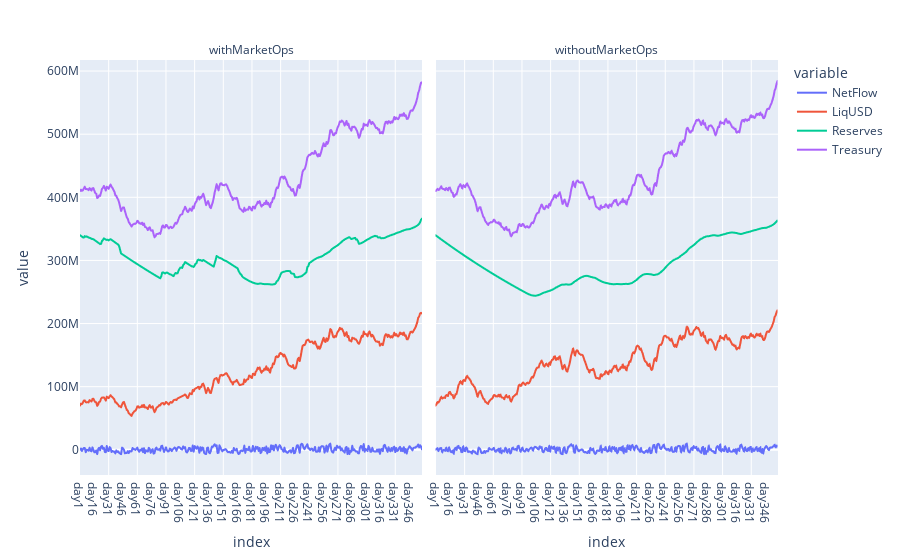
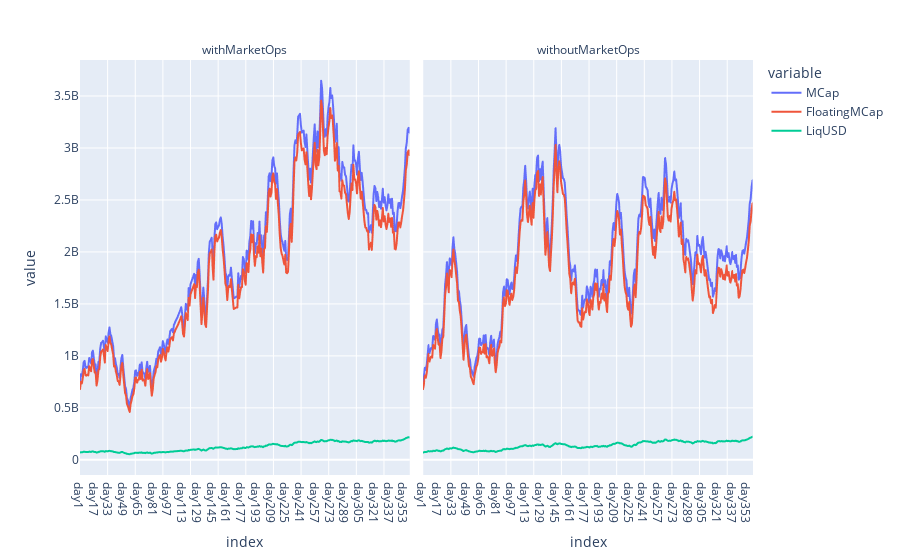
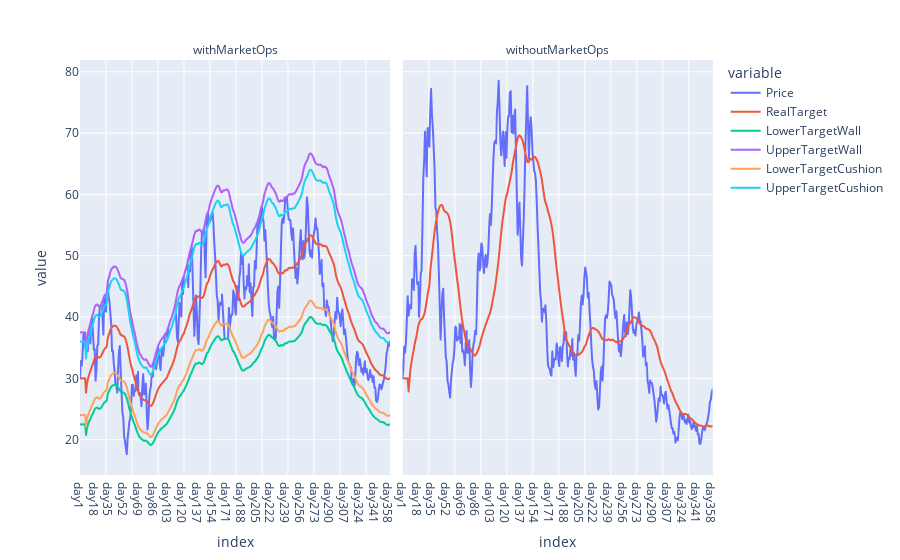
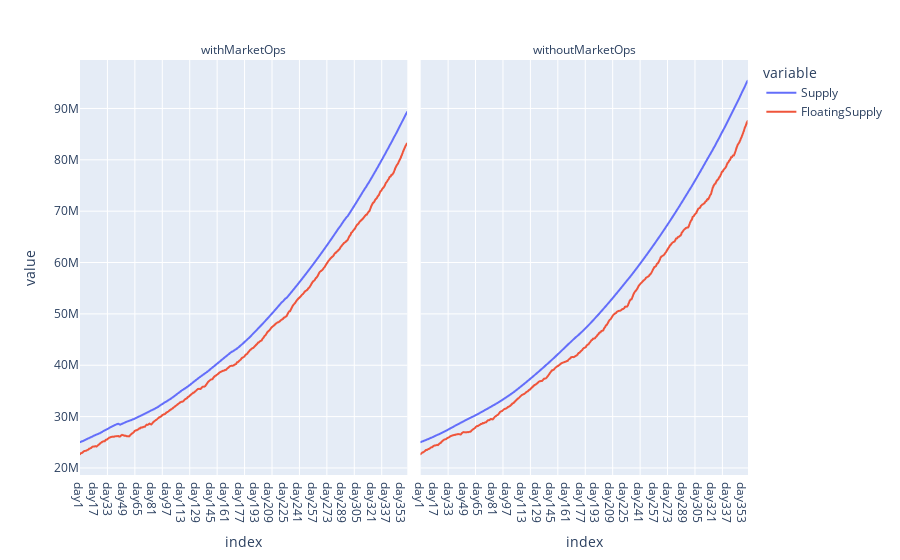

The code cell stored with these charts, in order, in its notebook:
### Code cell
# Plot multivariable charts - Comparison vs without market operations

fig = df[['NetFlow', 'LiqUSD', 'Reserves', 'Treasury', 'Type']].plot(facet_col='Type', facet_col_wrap=2)
fig.layout.update(xaxis=dict(showgrid=False), yaxis=dict(showgrid=True), xaxis2=dict(showgrid=False), yaxis2=dict(showgrid=True))
fig.for_each_annotation(lambda a: a.update(text=a.text.split("=")[-1]))
for i in range (params.short_cycle, params.horizon, params.short_cycle):
    fig.add_vline(x=i, line_width=1, line_color="white", layer='below')
fig.show()


fig1 = df[['MCap','FloatingMCap', 'LiqUSD', 'Type']].plot(facet_col='Type', facet_col_wrap=2)
fig1.layout.update(xaxis=dict(showgrid=False), yaxis=dict(showgrid=True), xaxis2=dict(showgrid=False), yaxis2=dict(showgrid=True))
fig1.for_each_annotation(lambda a: a.update(text=a.text.split("=")[-1]))
for i in range (params.short_cycle, params.horizon, params.short_cycle):
    fig1.add_vline(x=i, line_width=1, line_color="white", layer='below')
fig1.show()


fig2 = df[['Price','RealTarget', 'LowerTargetWall', 'UpperTargetWall', 'LowerTargetCushion', 'UpperTargetCushion', 'Type']].plot(facet_col='Type', facet_col_wrap=2)
fig2.layout.update(xaxis=dict(showgrid=False), yaxis=dict(showgrid=True), xaxis2=dict(showgrid=False), yaxis2=dict(showgrid=True))
fig2.for_each_annotation(lambda a: a.update(text=a.text.split("=")[-1]))
for i in range (params.short_cycle, params.horizon, params.short_cycle):
    fig2.add_vline(x=i, line_width=1, line_color="white", layer='below')
fig2.show()


fig3 = df[['Supply','FloatingSupply', 'Type']].plot(facet_col='Type', facet_col_wrap=2)
fig3.layout.update(xaxis=dict(showgrid=False), yaxis=dict(showgrid=True), xaxis2=dict(showgrid=False), yaxis2=dict(showgrid=True))
fig3.for_each_annotation(lambda a: a.update(text=a.text.split("=")[-1]))
for i in range (params.short_cycle, params.horizon, params.short_cycle):
    fig3.add_vline(x=i, line_width=1, line_color="white", layer='below')
fig3.show()


fig3b = df[['CumBurntOHM', 'CumPurchasedOHM', 'Type']].plot(facet_col='Type', facet_col_wrap=2)
fig3b.layout.update(xaxis=dict(showgrid=False), yaxis=dict(showgrid=True), xaxis2=dict(showgrid=False), yaxis2=dict(showgrid=True))
fig3b.for_each_annotation(lambda a: a.update(text=a.text.split("=")[-1]))
for i in range (params.short_cycle, params.horizon, params.short_cycle):
    fig3b.add_vline(x=i, line_width=1, line_color="white", layer='below')
fig3b.show()

### Figure 1 — Plotly figure (JSON) as saved in the notebook; plotly's stock layout.template omitted (floating-point values rounded to 4 significant figures; data arrays with more than 128 entries replaced by an {"elided": "..."} marker saying what was removed)
{"data": [{"hovertemplate": "variable=NetFlow<br>Type=withMarketOps<br>index=%{x}<br>value=%{y}<extra></extra>", "legendgroup": "NetFlow", "line": {"color": "#636efa", "dash": "solid"}, "marker": {"symbol": "circle"}, "mode": "lines", "name": "NetFlow", "showlegend": true, "type": "scattergl", "x": {"elided": "359 str values"}, "xaxis": "x", "y": {"elided": "359 float values"}, "yaxis": "y"}, {"hovertemplate": "variable=NetFlow<br>Type=withoutMarketOps<br>index=%{x}<br>value=%{y}<extra></extra>", "legendgroup": "NetFlow", "line": {"color": "#636efa", "dash": "solid"}, "marker": {"symbol": "circle"}, "mode": "lines", "name": "NetFlow", "showlegend": false, "type": "scattergl", "x": {"elided": "359 str values"}, "xaxis": "x2", "y": {"elided": "359 float values"}, "yaxis": "y2"}, {"hovertemplate": "variable=LiqUSD<br>Type=withMarketOps<br>index=%{x}<br>value=%{y}<extra></extra>", "legendgroup": "LiqUSD", "line": {"color": "#EF553B", "dash": "solid"}, "marker": {"symbol": "circle"}, "mode": "lines", "name": "LiqUSD", "showlegend": true, "type": "scattergl", "x": {"elided": "359 str values"}, "xaxis": "x", "y": {"elided": "359 float values"}, "yaxis": "y"}, {"hovertemplate": "variable=LiqUSD<br>Type=withoutMarketOps<br>index=%{x}<br>value=%{y}<extra></extra>", "legendgroup": "LiqUSD", "line": {"color": "#EF553B", "dash": "solid"}, "marker": {"symbol": "circle"}, "mode": "lines", "name": "LiqUSD", "showlegend": false, "type": "scattergl", "x": {"elided": "359 str values"}, "xaxis": "x2", "y": {"elided": "359 float values"}, "yaxis": "y2"}, {"hovertemplate": "variable=Reserves<br>Type=withMarketOps<br>index=%{x}<br>value=%{y}<extra></extra>", "legendgroup": "Reserves", "line": {"color": "#00cc96", "dash": "solid"}, "marker": {"symbol": "circle"}, "mode": "lines", "name": "Reserves", "showlegend": true, "type": "scattergl", "x": {"elided": "359 str values"}, "xaxis": "x", "y": {"elided": "359 float values"}, "yaxis": "y"}, {"hovertemplate": "variable=Reserves<br>Type=withoutMarketOps<br>index=%{x}<br>value=%{y}<extra></extra>", "legendgroup": "Reserves", "line": {"color": "#00cc96", "dash": "solid"}, "marker": {"symbol": "circle"}, "mode": "lines", "name": "Reserves", "showlegend": false, "type": "scattergl", "x": {"elided": "359 str values"}, "xaxis": "x2", "y": {"elided": "359 float values"}, "yaxis": "y2"}, {"hovertemplate": "variable=Treasury<br>Type=withMarketOps<br>index=%{x}<br>value=%{y}<extra></extra>", "legendgroup": "Treasury", "line": {"color": "#ab63fa", "dash": "solid"}, "marker": {"symbol": "circle"}, "mode": "lines", "name": "Treasury", "showlegend": true, "type": "scattergl", "x": {"elided": "359 str values"}, "xaxis": "x", "y": {"elided": "359 float values"}, "yaxis": "y"}, {"hovertemplate": "variable=Treasury<br>Type=withoutMarketOps<br>index=%{x}<br>value=%{y}<extra></extra>", "legendgroup": "Treasury", "line": {"color": "#ab63fa", "dash": "solid"}, "marker": {"symbol": "circle"}, "mode": "lines", "name": "Treasury", "showlegend": false, "type": "scattergl", "x": {"elided": "359 str values"}, "xaxis": "x2", "y": {"elided": "359 float values"}, "yaxis": "y2"}], "layout": {"annotations": [{"showarrow": false, "text": "withMarketOps", "x": 0.245, "xanchor": "center", "xref": "paper", "y": 1, "yanchor": "bottom", "yref": "paper"}, {"showarrow": false, "text": "withoutMarketOps", "x": 0.755, "xanchor": "center", "xref": "paper", "y": 1, "yanchor": "bottom", "yref": "paper"}], "legend": {"title": {"text": "variable"}, "tracegroupgap": 0}, "margin": {"t": 60}, "shapes": [{"layer": "below", "line": {"color": "white", "width": 1}, "type": "line", "x0": 30, "x1": 30, "xref": "x", "y0": 0, "y1": 1, "yref": "y domain"}, {"layer": "below", "line": {"color": "white", "width": 1}, "type": "line", "x0": 30, "x1": 30, "xref": "x2", "y0": 0, "y1": 1, "yref": "y2 domain"}, {"layer": "below", "line": {"color": "white", "width": 1}, "type": "line", "x0": 60, "x1": 60, "xref": "x", "y0": 0, "y1": 1, "yref": "y domain"}, {"layer": "below", "line": {"color": "white", "width": 1}, "type": "line", "x0": 60, "x1": 60, "xref": "x2", "y0": 0, "y1": 1, "yref": "y2 domain"}, {"layer": "below", "line": {"color": "white", "width": 1}, "type": "line", "x0": 90, "x1": 90, "xref": "x", "y0": 0, "y1": 1, "yref": "y domain"}, {"layer": "below", "line": {"color": "white", "width": 1}, "type": "line", "x0": 90, "x1": 90, "xref": "x2", "y0": 0, "y1": 1, "yref": "y2 domain"}, {"layer": "below", "line": {"color": "white", "width": 1}, "type": "line", "x0": 120, "x1": 120, "xref": "x", "y0": 0, "y1": 1, "yref": "y domain"}, {"layer": "below", "line": {"color": "white", "width": 1}, "type": "line", "x0": 120, "x1": 120, "xref": "x2", "y0": 0, "y1": 1, "yref": "y2 domain"}, {"layer": "below", "line": {"color": "white", "width": 1}, "type": "line", "x0": 150, "x1": 150, "xref": "x", "y0": 0, "y1": 1, "yref": "y domain"}, {"layer": "below", "line": {"color": "white", "width": 1}, "type": "line", "x0": 150, "x1": 150, "xref": "x2", "y0": 0, "y1": 1, "yref": "y2 domain"}, {"layer": "below", "line": {"color": "white", "width": 1}, "type": "line", "x0": 180, "x1": 180, "xref": "x", "y0": 0, "y1": 1, "yref": "y domain"}, {"layer": "below", "line": {"color": "white", "width": 1}, "type": "line", "x0": 180, "x1": 180, "xref": "x2", "y0": 0, "y1": 1, "yref": "y2 domain"}, {"layer": "below", "line": {"color": "white", "width": 1}, "type": "line", "x0": 210, "x1": 210, "xref": "x", "y0": 0, "y1": 1, "yref": "y domain"}, {"layer": "below", "line": {"color": "white", "width": 1}, "type": "line", "x0": 210, "x1": 210, "xref": "x2", "y0": 0, "y1": 1, "yref": "y2 domain"}, {"layer": "below", "line": {"color": "white", "width": 1}, "type": "line", "x0": 240, "x1": 240, "xref": "x", "y0": 0, "y1": 1, "yref": "y domain"}, {"layer": "below", "line": {"color": "white", "width": 1}, "type": "line", "x0": 240, "x1": 240, "xref": "x2", "y0": 0, "y1": 1, "yref": "y2 domain"}, {"layer": "below", "line": {"color": "white", "width": 1}, "type": "line", "x0": 270, "x1": 270, "xref": "x", "y0": 0, "y1": 1, "yref": "y domain"}, {"layer": "below", "line": {"color": "white", "width": 1}, "type": "line", "x0": 270, "x1": 270, "xref": "x2", "y0": 0, "y1": 1, "yref": "y2 domain"}, {"layer": "below", "line": {"color": "white", "width": 1}, "type": "line", "x0": 300, "x1": 300, "xref": "x", "y0": 0, "y1": 1, "yref": "y domain"}, {"layer": "below", "line": {"color": "white", "width": 1}, "type": "line", "x0": 300, "x1": 300, "xref": "x2", "y0": 0, "y1": 1, "yref": "y2 domain"}, {"layer": "below", "line": {"color": "white", "width": 1}, "type": "line", "x0": 330, "x1": 330, "xref": "x", "y0": 0, "y1": 1, "yref": "y domain"}, {"layer": "below", "line": {"color": "white", "width": 1}, "type": "line", "x0": 330, "x1": 330, "xref": "x2", "y0": 0, "y1": 1, "yref": "y2 domain"}], "xaxis": {"anchor": "y", "domain": [0, 0.49], "showgrid": false, "title": {"text": "index"}}, "xaxis2": {"anchor": "y2", "domain": [0.51, 1], "matches": "x", "showgrid": false, "title": {"text": "index"}}, "yaxis": {"anchor": "x", "domain": [0, 1], "showgrid": true, "title": {"text": "value"}}, "yaxis2": {"anchor": "x2", "domain": [0, 1], "matches": "y", "showgrid": true, "showticklabels": false}}}

### Figure 2 — Plotly figure (JSON) as saved in the notebook; plotly's stock layout.template omitted (floating-point values rounded to 4 significant figures; data arrays with more than 128 entries replaced by an {"elided": "..."} marker saying what was removed)
{"data": [{"hovertemplate": "variable=MCap<br>Type=withMarketOps<br>index=%{x}<br>value=%{y}<extra></extra>", "legendgroup": "MCap", "line": {"color": "#636efa", "dash": "solid"}, "marker": {"symbol": "circle"}, "mode": "lines", "name": "MCap", "showlegend": true, "type": "scattergl", "x": {"elided": "359 str values"}, "xaxis": "x", "y": {"elided": "359 float values"}, "yaxis": "y"}, {"hovertemplate": "variable=MCap<br>Type=withoutMarketOps<br>index=%{x}<br>value=%{y}<extra></extra>", "legendgroup": "MCap", "line": {"color": "#636efa", "dash": "solid"}, "marker": {"symbol": "circle"}, "mode": "lines", "name": "MCap", "showlegend": false, "type": "scattergl", "x": {"elided": "359 str values"}, "xaxis": "x2", "y": {"elided": "359 float values"}, "yaxis": "y2"}, {"hovertemplate": "variable=FloatingMCap<br>Type=withMarketOps<br>index=%{x}<br>value=%{y}<extra></extra>", "legendgroup": "FloatingMCap", "line": {"color": "#EF553B", "dash": "solid"}, "marker": {"symbol": "circle"}, "mode": "lines", "name": "FloatingMCap", "showlegend": true, "type": "scattergl", "x": {"elided": "359 str values"}, "xaxis": "x", "y": {"elided": "359 float values"}, "yaxis": "y"}, {"hovertemplate": "variable=FloatingMCap<br>Type=withoutMarketOps<br>index=%{x}<br>value=%{y}<extra></extra>", "legendgroup": "FloatingMCap", "line": {"color": "#EF553B", "dash": "solid"}, "marker": {"symbol": "circle"}, "mode": "lines", "name": "FloatingMCap", "showlegend": false, "type": "scattergl", "x": {"elided": "359 str values"}, "xaxis": "x2", "y": {"elided": "359 float values"}, "yaxis": "y2"}, {"hovertemplate": "variable=LiqUSD<br>Type=withMarketOps<br>index=%{x}<br>value=%{y}<extra></extra>", "legendgroup": "LiqUSD", "line": {"color": "#00cc96", "dash": "solid"}, "marker": {"symbol": "circle"}, "mode": "lines", "name": "LiqUSD", "showlegend": true, "type": "scattergl", "x": {"elided": "359 str values"}, "xaxis": "x", "y": {"elided": "359 float values"}, "yaxis": "y"}, {"hovertemplate": "variable=LiqUSD<br>Type=withoutMarketOps<br>index=%{x}<br>value=%{y}<extra></extra>", "legendgroup": "LiqUSD", "line": {"color": "#00cc96", "dash": "solid"}, "marker": {"symbol": "circle"}, "mode": "lines", "name": "LiqUSD", "showlegend": false, "type": "scattergl", "x": {"elided": "359 str values"}, "xaxis": "x2", "y": {"elided": "359 float values"}, "yaxis": "y2"}], "layout": {"annotations": [{"showarrow": false, "text": "withMarketOps", "x": 0.245, "xanchor": "center", "xref": "paper", "y": 1, "yanchor": "bottom", "yref": "paper"}, {"showarrow": false, "text": "withoutMarketOps", "x": 0.755, "xanchor": "center", "xref": "paper", "y": 1, "yanchor": "bottom", "yref": "paper"}], "legend": {"title": {"text": "variable"}, "tracegroupgap": 0}, "margin": {"t": 60}, "shapes": [{"layer": "below", "line": {"color": "white", "width": 1}, "type": "line", "x0": 30, "x1": 30, "xref": "x", "y0": 0, "y1": 1, "yref": "y domain"}, {"layer": "below", "line": {"color": "white", "width": 1}, "type": "line", "x0": 30, "x1": 30, "xref": "x2", "y0": 0, "y1": 1, "yref": "y2 domain"}, {"layer": "below", "line": {"color": "white", "width": 1}, "type": "line", "x0": 60, "x1": 60, "xref": "x", "y0": 0, "y1": 1, "yref": "y domain"}, {"layer": "below", "line": {"color": "white", "width": 1}, "type": "line", "x0": 60, "x1": 60, "xref": "x2", "y0": 0, "y1": 1, "yref": "y2 domain"}, {"layer": "below", "line": {"color": "white", "width": 1}, "type": "line", "x0": 90, "x1": 90, "xref": "x", "y0": 0, "y1": 1, "yref": "y domain"}, {"layer": "below", "line": {"color": "white", "width": 1}, "type": "line", "x0": 90, "x1": 90, "xref": "x2", "y0": 0, "y1": 1, "yref": "y2 domain"}, {"layer": "below", "line": {"color": "white", "width": 1}, "type": "line", "x0": 120, "x1": 120, "xref": "x", "y0": 0, "y1": 1, "yref": "y domain"}, {"layer": "below", "line": {"color": "white", "width": 1}, "type": "line", "x0": 120, "x1": 120, "xref": "x2", "y0": 0, "y1": 1, "yref": "y2 domain"}, {"layer": "below", "line": {"color": "white", "width": 1}, "type": "line", "x0": 150, "x1": 150, "xref": "x", "y0": 0, "y1": 1, "yref": "y domain"}, {"layer": "below", "line": {"color": "white", "width": 1}, "type": "line", "x0": 150, "x1": 150, "xref": "x2", "y0": 0, "y1": 1, "yref": "y2 domain"}, {"layer": "below", "line": {"color": "white", "width": 1}, "type": "line", "x0": 180, "x1": 180, "xref": "x", "y0": 0, "y1": 1, "yref": "y domain"}, {"layer": "below", "line": {"color": "white", "width": 1}, "type": "line", "x0": 180, "x1": 180, "xref": "x2", "y0": 0, "y1": 1, "yref": "y2 domain"}, {"layer": "below", "line": {"color": "white", "width": 1}, "type": "line", "x0": 210, "x1": 210, "xref": "x", "y0": 0, "y1": 1, "yref": "y domain"}, {"layer": "below", "line": {"color": "white", "width": 1}, "type": "line", "x0": 210, "x1": 210, "xref": "x2", "y0": 0, "y1": 1, "yref": "y2 domain"}, {"layer": "below", "line": {"color": "white", "width": 1}, "type": "line", "x0": 240, "x1": 240, "xref": "x", "y0": 0, "y1": 1, "yref": "y domain"}, {"layer": "below", "line": {"color": "white", "width": 1}, "type": "line", "x0": 240, "x1": 240, "xref": "x2", "y0": 0, "y1": 1, "yref": "y2 domain"}, {"layer": "below", "line": {"color": "white", "width": 1}, "type": "line", "x0": 270, "x1": 270, "xref": "x", "y0": 0, "y1": 1, "yref": "y domain"}, {"layer": "below", "line": {"color": "white", "width": 1}, "type": "line", "x0": 270, "x1": 270, "xref": "x2", "y0": 0, "y1": 1, "yref": "y2 domain"}, {"layer": "below", "line": {"color": "white", "width": 1}, "type": "line", "x0": 300, "x1": 300, "xref": "x", "y0": 0, "y1": 1, "yref": "y domain"}, {"layer": "below", "line": {"color": "white", "width": 1}, "type": "line", "x0": 300, "x1": 300, "xref": "x2", "y0": 0, "y1": 1, "yref": "y2 domain"}, {"layer": "below", "line": {"color": "white", "width": 1}, "type": "line", "x0": 330, "x1": 330, "xref": "x", "y0": 0, "y1": 1, "yref": "y domain"}, {"layer": "below", "line": {"color": "white", "width": 1}, "type": "line", "x0": 330, "x1": 330, "xref": "x2", "y0": 0, "y1": 1, "yref": "y2 domain"}], "xaxis": {"anchor": "y", "domain": [0, 0.49], "showgrid": false, "title": {"text": "index"}}, "xaxis2": {"anchor": "y2", "domain": [0.51, 1], "matches": "x", "showgrid": false, "title": {"text": "index"}}, "yaxis": {"anchor": "x", "domain": [0, 1], "showgrid": true, "title": {"text": "value"}}, "yaxis2": {"anchor": "x2", "domain": [0, 1], "matches": "y", "showgrid": true, "showticklabels": false}}}

### Figure 3 — Plotly figure (JSON) as saved in the notebook; plotly's stock layout.template omitted (floating-point values rounded to 4 significant figures; data arrays with more than 128 entries replaced by an {"elided": "..."} marker saying what was removed)
{"data": [{"hovertemplate": "variable=Price<br>Type=withMarketOps<br>index=%{x}<br>value=%{y}<extra></extra>", "legendgroup": "Price", "line": {"color": "#636efa", "dash": "solid"}, "marker": {"symbol": "circle"}, "mode": "lines", "name": "Price", "showlegend": true, "type": "scattergl", "x": {"elided": "359 str values"}, "xaxis": "x", "y": {"elided": "359 float values"}, "yaxis": "y"}, {"hovertemplate": "variable=Price<br>Type=withoutMarketOps<br>index=%{x}<br>value=%{y}<extra></extra>", "legendgroup": "Price", "line": {"color": "#636efa", "dash": "solid"}, "marker": {"symbol": "circle"}, "mode": "lines", "name": "Price", "showlegend": false, "type": "scattergl", "x": {"elided": "359 str values"}, "xaxis": "x2", "y": {"elided": "359 float values"}, "yaxis": "y2"}, {"hovertemplate": "variable=RealTarget<br>Type=withMarketOps<br>index=%{x}<br>value=%{y}<extra></extra>", "legendgroup": "RealTarget", "line": {"color": "#EF553B", "dash": "solid"}, "marker": {"symbol": "circle"}, "mode": "lines", "name": "RealTarget", "showlegend": true, "type": "scattergl", "x": {"elided": "359 str values"}, "xaxis": "x", "y": {"elided": "359 float values"}, "yaxis": "y"}, {"hovertemplate": "variable=RealTarget<br>Type=withoutMarketOps<br>index=%{x}<br>value=%{y}<extra></extra>", "legendgroup": "RealTarget", "line": {"color": "#EF553B", "dash": "solid"}, "marker": {"symbol": "circle"}, "mode": "lines", "name": "RealTarget", "showlegend": false, "type": "scattergl", "x": {"elided": "359 str values"}, "xaxis": "x2", "y": {"elided": "359 float values"}, "yaxis": "y2"}, {"hovertemplate": "variable=LowerTargetWall<br>Type=withMarketOps<br>index=%{x}<br>value=%{y}<extra></extra>", "legendgroup": "LowerTargetWall", "line": {"color": "#00cc96", "dash": "solid"}, "marker": {"symbol": "circle"}, "mode": "lines", "name": "LowerTargetWall", "showlegend": true, "type": "scattergl", "x": {"elided": "359 str values"}, "xaxis": "x", "y": {"elided": "359 float values"}, "yaxis": "y"}, {"hovertemplate": "variable=LowerTargetWall<br>Type=withoutMarketOps<br>index=%{x}<br>value=%{y}<extra></extra>", "legendgroup": "LowerTargetWall", "line": {"color": "#00cc96", "dash": "solid"}, "marker": {"symbol": "circle"}, "mode": "lines", "name": "LowerTargetWall", "showlegend": false, "type": "scattergl", "x": {"elided": "359 str values"}, "xaxis": "x2", "y": {"elided": "359 null values"}, "yaxis": "y2"}, {"hovertemplate": "variable=UpperTargetWall<br>Type=withMarketOps<br>index=%{x}<br>value=%{y}<extra></extra>", "legendgroup": "UpperTargetWall", "line": {"color": "#ab63fa", "dash": "solid"}, "marker": {"symbol": "circle"}, "mode": "lines", "name": "UpperTargetWall", "showlegend": true, "type": "scattergl", "x": {"elided": "359 str values"}, "xaxis": "x", "y": {"elided": "359 float values"}, "yaxis": "y"}, {"hovertemplate": "variable=UpperTargetWall<br>Type=withoutMarketOps<br>index=%{x}<br>value=%{y}<extra></extra>", "legendgroup": "UpperTargetWall", "line": {"color": "#ab63fa", "dash": "solid"}, "marker": {"symbol": "circle"}, "mode": "lines", "name": "UpperTargetWall", "showlegend": false, "type": "scattergl", "x": {"elided": "359 str values"}, "xaxis": "x2", "y": {"elided": "359 null values"}, "yaxis": "y2"}, {"hovertemplate": "variable=LowerTargetCushion<br>Type=withMarketOps<br>index=%{x}<br>value=%{y}<extra></extra>", "legendgroup": "LowerTargetCushion", "line": {"color": "#FFA15A", "dash": "solid"}, "marker": {"symbol": "circle"}, "mode": "lines", "name": "LowerTargetCushion", "showlegend": true, "type": "scattergl", "x": {"elided": "359 str values"}, "xaxis": "x", "y": {"elided": "359 float values"}, "yaxis": "y"}, {"hovertemplate": "variable=LowerTargetCushion<br>Type=withoutMarketOps<br>index=%{x}<br>value=%{y}<extra></extra>", "legendgroup": "LowerTargetCushion", "line": {"color": "#FFA15A", "dash": "solid"}, "marker": {"symbol": "circle"}, "mode": "lines", "name": "LowerTargetCushion", "showlegend": false, "type": "scattergl", "x": {"elided": "359 str values"}, "xaxis": "x2", "y": {"elided": "359 null values"}, "yaxis": "y2"}, {"hovertemplate": "variable=UpperTargetCushion<br>Type=withMarketOps<br>index=%{x}<br>value=%{y}<extra></extra>", "legendgroup": "UpperTargetCushion", "line": {"color": "#19d3f3", "dash": "solid"}, "marker": {"symbol": "circle"}, "mode": "lines", "name": "UpperTargetCushion", "showlegend": true, "type": "scattergl", "x": {"elided": "359 str values"}, "xaxis": "x", "y": {"elided": "359 float values"}, "yaxis": "y"}, {"hovertemplate": "variable=UpperTargetCushion<br>Type=withoutMarketOps<br>index=%{x}<br>value=%{y}<extra></extra>", "legendgroup": "UpperTargetCushion", "line": {"color": "#19d3f3", "dash": "solid"}, "marker": {"symbol": "circle"}, "mode": "lines", "name": "UpperTargetCushion", "showlegend": false, "type": "scattergl", "x": {"elided": "359 str values"}, "xaxis": "x2", "y": {"elided": "359 null values"}, "yaxis": "y2"}], "layout": {"annotations": [{"showarrow": false, "text": "withMarketOps", "x": 0.245, "xanchor": "center", "xref": "paper", "y": 1, "yanchor": "bottom", "yref": "paper"}, {"showarrow": false, "text": "withoutMarketOps", "x": 0.755, "xanchor": "center", "xref": "paper", "y": 1, "yanchor": "bottom", "yref": "paper"}], "legend": {"title": {"text": "variable"}, "tracegroupgap": 0}, "margin": {"t": 60}, "shapes": [{"layer": "below", "line": {"color": "white", "width": 1}, "type": "line", "x0": 30, "x1": 30, "xref": "x", "y0": 0, "y1": 1, "yref": "y domain"}, {"layer": "below", "line": {"color": "white", "width": 1}, "type": "line", "x0": 30, "x1": 30, "xref": "x2", "y0": 0, "y1": 1, "yref": "y2 domain"}, {"layer": "below", "line": {"color": "white", "width": 1}, "type": "line", "x0": 60, "x1": 60, "xref": "x", "y0": 0, "y1": 1, "yref": "y domain"}, {"layer": "below", "line": {"color": "white", "width": 1}, "type": "line", "x0": 60, "x1": 60, "xref": "x2", "y0": 0, "y1": 1, "yref": "y2 domain"}, {"layer": "below", "line": {"color": "white", "width": 1}, "type": "line", "x0": 90, "x1": 90, "xref": "x", "y0": 0, "y1": 1, "yref": "y domain"}, {"layer": "below", "line": {"color": "white", "width": 1}, "type": "line", "x0": 90, "x1": 90, "xref": "x2", "y0": 0, "y1": 1, "yref": "y2 domain"}, {"layer": "below", "line": {"color": "white", "width": 1}, "type": "line", "x0": 120, "x1": 120, "xref": "x", "y0": 0, "y1": 1, "yref": "y domain"}, {"layer": "below", "line": {"color": "white", "width": 1}, "type": "line", "x0": 120, "x1": 120, "xref": "x2", "y0": 0, "y1": 1, "yref": "y2 domain"}, {"layer": "below", "line": {"color": "white", "width": 1}, "type": "line", "x0": 150, "x1": 150, "xref": "x", "y0": 0, "y1": 1, "yref": "y domain"}, {"layer": "below", "line": {"color": "white", "width": 1}, "type": "line", "x0": 150, "x1": 150, "xref": "x2", "y0": 0, "y1": 1, "yref": "y2 domain"}, {"layer": "below", "line": {"color": "white", "width": 1}, "type": "line", "x0": 180, "x1": 180, "xref": "x", "y0": 0, "y1": 1, "yref": "y domain"}, {"layer": "below", "line": {"color": "white", "width": 1}, "type": "line", "x0": 180, "x1": 180, "xref": "x2", "y0": 0, "y1": 1, "yref": "y2 domain"}, {"layer": "below", "line": {"color": "white", "width": 1}, "type": "line", "x0": 210, "x1": 210, "xref": "x", "y0": 0, "y1": 1, "yref": "y domain"}, {"layer": "below", "line": {"color": "white", "width": 1}, "type": "line", "x0": 210, "x1": 210, "xref": "x2", "y0": 0, "y1": 1, "yref": "y2 domain"}, {"layer": "below", "line": {"color": "white", "width": 1}, "type": "line", "x0": 240, "x1": 240, "xref": "x", "y0": 0, "y1": 1, "yref": "y domain"}, {"layer": "below", "line": {"color": "white", "width": 1}, "type": "line", "x0": 240, "x1": 240, "xref": "x2", "y0": 0, "y1": 1, "yref": "y2 domain"}, {"layer": "below", "line": {"color": "white", "width": 1}, "type": "line", "x0": 270, "x1": 270, "xref": "x", "y0": 0, "y1": 1, "yref": "y domain"}, {"layer": "below", "line": {"color": "white", "width": 1}, "type": "line", "x0": 270, "x1": 270, "xref": "x2", "y0": 0, "y1": 1, "yref": "y2 domain"}, {"layer": "below", "line": {"color": "white", "width": 1}, "type": "line", "x0": 300, "x1": 300, "xref": "x", "y0": 0, "y1": 1, "yref": "y domain"}, {"layer": "below", "line": {"color": "white", "width": 1}, "type": "line", "x0": 300, "x1": 300, "xref": "x2", "y0": 0, "y1": 1, "yref": "y2 domain"}, {"layer": "below", "line": {"color": "white", "width": 1}, "type": "line", "x0": 330, "x1": 330, "xref": "x", "y0": 0, "y1": 1, "yref": "y domain"}, {"layer": "below", "line": {"color": "white", "width": 1}, "type": "line", "x0": 330, "x1": 330, "xref": "x2", "y0": 0, "y1": 1, "yref": "y2 domain"}], "xaxis": {"anchor": "y", "domain": [0, 0.49], "showgrid": false, "title": {"text": "index"}}, "xaxis2": {"anchor": "y2", "domain": [0.51, 1], "matches": "x", "showgrid": false, "title": {"text": "index"}}, "yaxis": {"anchor": "x", "domain": [0, 1], "showgrid": true, "title": {"text": "value"}}, "yaxis2": {"anchor": "x2", "domain": [0, 1], "matches": "y", "showgrid": true, "showticklabels": false}}}

### Figure 4 — Plotly figure (JSON) as saved in the notebook; plotly's stock layout.template omitted (floating-point values rounded to 4 significant figures; data arrays with more than 128 entries replaced by an {"elided": "..."} marker saying what was removed)
{"data": [{"hovertemplate": "variable=Supply<br>Type=withMarketOps<br>index=%{x}<br>value=%{y}<extra></extra>", "legendgroup": "Supply", "line": {"color": "#636efa", "dash": "solid"}, "marker": {"symbol": "circle"}, "mode": "lines", "name": "Supply", "showlegend": true, "type": "scattergl", "x": {"elided": "359 str values"}, "xaxis": "x", "y": {"elided": "359 float values"}, "yaxis": "y"}, {"hovertemplate": "variable=Supply<br>Type=withoutMarketOps<br>index=%{x}<br>value=%{y}<extra></extra>", "legendgroup": "Supply", "line": {"color": "#636efa", "dash": "solid"}, "marker": {"symbol": "circle"}, "mode": "lines", "name": "Supply", "showlegend": false, "type": "scattergl", "x": {"elided": "359 str values"}, "xaxis": "x2", "y": {"elided": "359 float values"}, "yaxis": "y2"}, {"hovertemplate": "variable=FloatingSupply<br>Type=withMarketOps<br>index=%{x}<br>value=%{y}<extra></extra>", "legendgroup": "FloatingSupply", "line": {"color": "#EF553B", "dash": "solid"}, "marker": {"symbol": "circle"}, "mode": "lines", "name": "FloatingSupply", "showlegend": true, "type": "scattergl", "x": {"elided": "359 str values"}, "xaxis": "x", "y": {"elided": "359 float values"}, "yaxis": "y"}, {"hovertemplate": "variable=FloatingSupply<br>Type=withoutMarketOps<br>index=%{x}<br>value=%{y}<extra></extra>", "legendgroup": "FloatingSupply", "line": {"color": "#EF553B", "dash": "solid"}, "marker": {"symbol": "circle"}, "mode": "lines", "name": "FloatingSupply", "showlegend": false, "type": "scattergl", "x": {"elided": "359 str values"}, "xaxis": "x2", "y": {"elided": "359 float values"}, "yaxis": "y2"}], "layout": {"annotations": [{"showarrow": false, "text": "withMarketOps", "x": 0.245, "xanchor": "center", "xref": "paper", "y": 1, "yanchor": "bottom", "yref": "paper"}, {"showarrow": false, "text": "withoutMarketOps", "x": 0.755, "xanchor": "center", "xref": "paper", "y": 1, "yanchor": "bottom", "yref": "paper"}], "legend": {"title": {"text": "variable"}, "tracegroupgap": 0}, "margin": {"t": 60}, "shapes": [{"layer": "below", "line": {"color": "white", "width": 1}, "type": "line", "x0": 30, "x1": 30, "xref": "x", "y0": 0, "y1": 1, "yref": "y domain"}, {"layer": "below", "line": {"color": "white", "width": 1}, "type": "line", "x0": 30, "x1": 30, "xref": "x2", "y0": 0, "y1": 1, "yref": "y2 domain"}, {"layer": "below", "line": {"color": "white", "width": 1}, "type": "line", "x0": 60, "x1": 60, "xref": "x", "y0": 0, "y1": 1, "yref": "y domain"}, {"layer": "below", "line": {"color": "white", "width": 1}, "type": "line", "x0": 60, "x1": 60, "xref": "x2", "y0": 0, "y1": 1, "yref": "y2 domain"}, {"layer": "below", "line": {"color": "white", "width": 1}, "type": "line", "x0": 90, "x1": 90, "xref": "x", "y0": 0, "y1": 1, "yref": "y domain"}, {"layer": "below", "line": {"color": "white", "width": 1}, "type": "line", "x0": 90, "x1": 90, "xref": "x2", "y0": 0, "y1": 1, "yref": "y2 domain"}, {"layer": "below", "line": {"color": "white", "width": 1}, "type": "line", "x0": 120, "x1": 120, "xref": "x", "y0": 0, "y1": 1, "yref": "y domain"}, {"layer": "below", "line": {"color": "white", "width": 1}, "type": "line", "x0": 120, "x1": 120, "xref": "x2", "y0": 0, "y1": 1, "yref": "y2 domain"}, {"layer": "below", "line": {"color": "white", "width": 1}, "type": "line", "x0": 150, "x1": 150, "xref": "x", "y0": 0, "y1": 1, "yref": "y domain"}, {"layer": "below", "line": {"color": "white", "width": 1}, "type": "line", "x0": 150, "x1": 150, "xref": "x2", "y0": 0, "y1": 1, "yref": "y2 domain"}, {"layer": "below", "line": {"color": "white", "width": 1}, "type": "line", "x0": 180, "x1": 180, "xref": "x", "y0": 0, "y1": 1, "yref": "y domain"}, {"layer": "below", "line": {"color": "white", "width": 1}, "type": "line", "x0": 180, "x1": 180, "xref": "x2", "y0": 0, "y1": 1, "yref": "y2 domain"}, {"layer": "below", "line": {"color": "white", "width": 1}, "type": "line", "x0": 210, "x1": 210, "xref": "x", "y0": 0, "y1": 1, "yref": "y domain"}, {"layer": "below", "line": {"color": "white", "width": 1}, "type": "line", "x0": 210, "x1": 210, "xref": "x2", "y0": 0, "y1": 1, "yref": "y2 domain"}, {"layer": "below", "line": {"color": "white", "width": 1}, "type": "line", "x0": 240, "x1": 240, "xref": "x", "y0": 0, "y1": 1, "yref": "y domain"}, {"layer": "below", "line": {"color": "white", "width": 1}, "type": "line", "x0": 240, "x1": 240, "xref": "x2", "y0": 0, "y1": 1, "yref": "y2 domain"}, {"layer": "below", "line": {"color": "white", "width": 1}, "type": "line", "x0": 270, "x1": 270, "xref": "x", "y0": 0, "y1": 1, "yref": "y domain"}, {"layer": "below", "line": {"color": "white", "width": 1}, "type": "line", "x0": 270, "x1": 270, "xref": "x2", "y0": 0, "y1": 1, "yref": "y2 domain"}, {"layer": "below", "line": {"color": "white", "width": 1}, "type": "line", "x0": 300, "x1": 300, "xref": "x", "y0": 0, "y1": 1, "yref": "y domain"}, {"layer": "below", "line": {"color": "white", "width": 1}, "type": "line", "x0": 300, "x1": 300, "xref": "x2", "y0": 0, "y1": 1, "yref": "y2 domain"}, {"layer": "below", "line": {"color": "white", "width": 1}, "type": "line", "x0": 330, "x1": 330, "xref": "x", "y0": 0, "y1": 1, "yref": "y domain"}, {"layer": "below", "line": {"color": "white", "width": 1}, "type": "line", "x0": 330, "x1": 330, "xref": "x2", "y0": 0, "y1": 1, "yref": "y2 domain"}], "xaxis": {"anchor": "y", "domain": [0, 0.49], "showgrid": false, "title": {"text": "index"}}, "xaxis2": {"anchor": "y2", "domain": [0.51, 1], "matches": "x", "showgrid": false, "title": {"text": "index"}}, "yaxis": {"anchor": "x", "domain": [0, 1], "showgrid": true, "title": {"text": "value"}}, "yaxis2": {"anchor": "x2", "domain": [0, 1], "matches": "y", "showgrid": true, "showticklabels": false}}}
